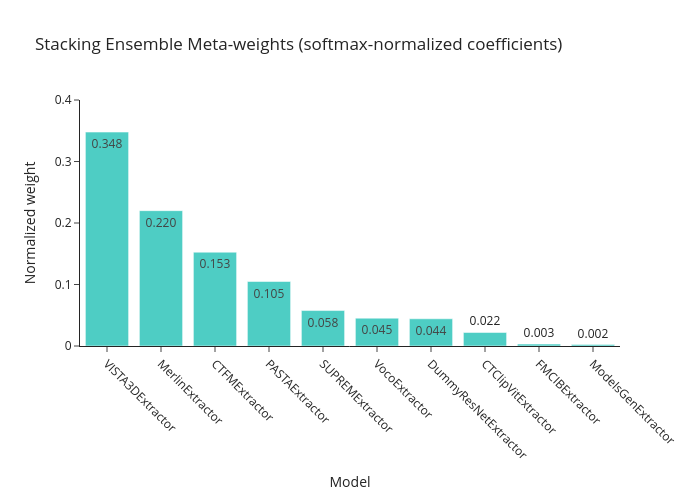

Notebook source saved alongside this figure:
### Code cell
# Visualize meta-learner weights from the last stacking run
if last_stacking_model is None:
    raise RuntimeError("Run the stacking ensemble cell before visualizing weights.")

meta_model = last_stacking_model['meta_model']
model_list = last_stacking_model['model_list']
coef = meta_model.coef_.mean(axis=0)

n_models = len(model_list)
cols_per_model = coef.shape[0] // n_models if n_models else 0

weight_rows = []
for idx, name in enumerate(model_list):
    start = idx * cols_per_model
    end = start + cols_per_model
    block = coef[start:end]
    weight_rows.append({
        "model": name,
        "meta_weight": float(np.mean(block))
    })

weight_df = pd.DataFrame(weight_rows)
weight_df['normalized'] = np.exp(weight_df['meta_weight']) / np.exp(weight_df['meta_weight']).sum()
weight_df = weight_df.sort_values('normalized', ascending=False)

fig = go.Figure()
fig.add_trace(go.Bar(
    x=weight_df['model'],
    y=weight_df['normalized'],
    marker_color='#4ECDC4',
    text=[f"{w:.3f}" for w in weight_df['normalized']],
    textposition='auto'
))
fig.update_layout(
    title='Stacking Ensemble Meta-weights (softmax-normalized coefficients)',
    xaxis_title='Model',
    yaxis_title='Normalized weight',
    height=500,
    width=700,
    template='simple_white',
    xaxis_tickangle=45,
)
fig.update_yaxes(range=[0, weight_df['normalized'].max() * 1.15])

fig.show()

print("Raw meta coefficients (per-model mean):")
print(weight_df[['model', 'meta_weight']].to_string(index=False))

### Figure 1 — Plotly figure (JSON) as saved in the notebook; plotly's stock layout.template omitted (floating-point values rounded to 4 significant figures)
{"data": [{"marker": {"color": "#4ECDC4"}, "text": ["0.348", "0.220", "0.153", "0.105", "0.058", "0.045", "0.044", "0.022", "0.003", "0.002"], "textposition": "auto", "type": "bar", "x": ["VISTA3DExtractor", "MerlinExtractor", "CTFMExtractor", "PASTAExtractor", "SUPREMExtractor", "VocoExtractor", "DummyResNetExtractor", "CTClipVitExtractor", "FMCIBExtractor", "ModelsGenExtractor"], "y": [0.3479, 0.2201, 0.1525, 0.1049, 0.05767, 0.04527, 0.04427, 0.022, 0.003136, 0.002278]}], "layout": {"height": 500, "title": {"text": "Stacking Ensemble Meta-weights (softmax-normalized coefficients)"}, "width": 700, "xaxis": {"tickangle": 45, "title": {"text": "Model"}}, "yaxis": {"range": [0, 0.4], "title": {"text": "Normalized weight"}}}}
